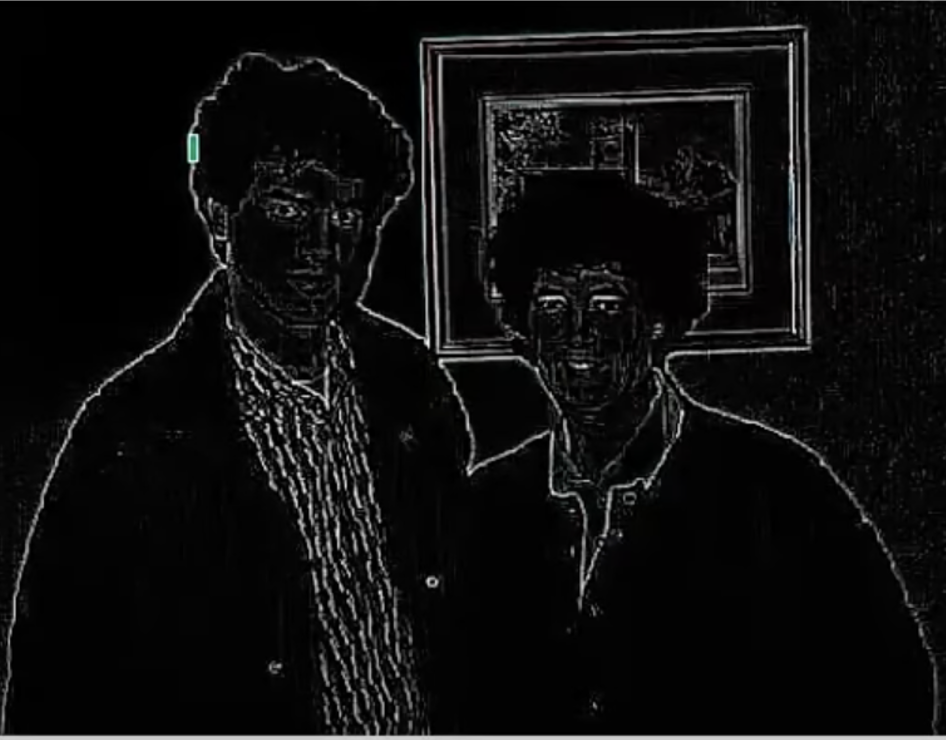
#> input picture notebooks/data/images/dilation_example.png, 946 x 740 px
$ jupyter execute 5_1_2_real_time_dilation_example.ipynb
#> lines starting #> are read from the running program, lines starting #| are printed output that depends on the picture; after the words box and inside, x2 and y2 are one past the last pixel; in counts of white or black regions, pixels touching at a corner belong together
[cell 1]
import os
import cv2
import numpy as np
import matplotlib.pyplot as plt

# ----------------------------
# Mathematical Explanation and Theory:
# ----------------------------

# Step 1: Load the original color image
# Image Path - This defines the path where the image is stored, either from local directories or external files
# We use OpenCV's imread() function to load the image and check if it exists.
# If the image does not exist, a FileNotFoundError is raised.
# OpenCV loads the image in BGR format by default (not RGB).

# Step 2: Convert the image to grayscale
# Grayscale conversion simplifies the image and reduces it to a single intensity channel.
# In a grayscale image, each pixel represents the brightness of the corresponding pixel in the original image.
# The color image is transformed to grayscale using the function cv2.cvtColor() with the COLOR_BGR2GRAY flag.
# This is a prerequisite for binary thresholding and morphological operations, which work more effectively on single-channel images.

# Step 2: Thresholding to create a binary image
# Thresholding is a simple image segmentation technique that converts the grayscale image into a binary image:
# - Pixel intensity greater than 127 is converted to 255 (white).
# - Pixel intensity less than or equal to 127 is converted to 0 (black).
# This binary image is useful for morphological operations like dilation or erosion, which are typically performed on binary images.

# Step 2: Define Structuring Elements
# A structuring element is a binary matrix used to probe the image in morphological operations.
# The choice of structuring element affects the operation's result (e.g., dilation or erosion).
# Common structuring elements include:
# - Horizontal kernel: A kernel used to focus on horizontal features.
# - Vertical kernel: A kernel used to focus on vertical features.
# - Cross kernel: A cross-shaped kernel that combines both horizontal and vertical features.

# Step 3: Apply Dilation (or Erosion) with the Structuring Elements
# Dilation is a morphological operation that enlarges white regions (foreground objects) in a binary image.
# It works by applying the structuring element to the image, expanding the boundaries of foreground objects.
# - The operation replaces a pixel with the maximum value in the neighborhood defined by the structuring element.
# Mathematically, dilation is represented as:
#   A ⊕ B = { z | (B)_z ∩ A ≠ ∅ }
#   Where:
#     - A is the input binary image,
#     - B is the structuring element,
#     - (B)_z is the structuring element centered at location z,
#     - The result is the set of points z where the structuring element overlaps with the image A.

# The dilation operation is applied with three different structuring elements (horizontal, vertical, cross),
# each affecting the image in different ways, depending on the type of features we wish to enhance or emphasize.

# Step 4: Visualization
# In this step, we use Matplotlib to visualize different stages of the image processing pipeline.
# The visualizations help to understand the transformations applied to the image at each stage:
# - The original image (in color).
# - The binary image after thresholding.
# - The structuring elements (horizontal, vertical, cross) used for dilation.
# - The results of dilation with each of the structuring elements.
# This step is essential to visualize how each morphological operation impacts the image.

# ----------------------------

# Load the original color image
image_path = os.path.join(os.getcwd(), 'data', 'images', 'dilation_example.png')
#image_path = os.path.join(os.getcwd(), 'data', 'images', 'color_original.jpg')
#image_path = os.path.join(os.getcwd(), 'data', 'images', 'lena_color.jpg')  # Replace with your image path
#image_path = os.path.join(os.getcwd(), 'data', 'images', 'roses.jpg')

# Check if the image exists and load it using OpenCV
image = cv2.imread(image_path)
#> image is the input picture: shape (740, 946, 3); mean B, G, R 14.6, 14.5, 14.6
if image is None:
    raise FileNotFoundError(f"Image not found at path: {image_path}")

# Convert the image to grayscale
gray_image = cv2.cvtColor(image, cv2.COLOR_BGR2GRAY)

# Threshold the grayscale image to create a binary version
_, T_binary = cv2.threshold(gray_image, 127, 255, cv2.THRESH_BINARY)
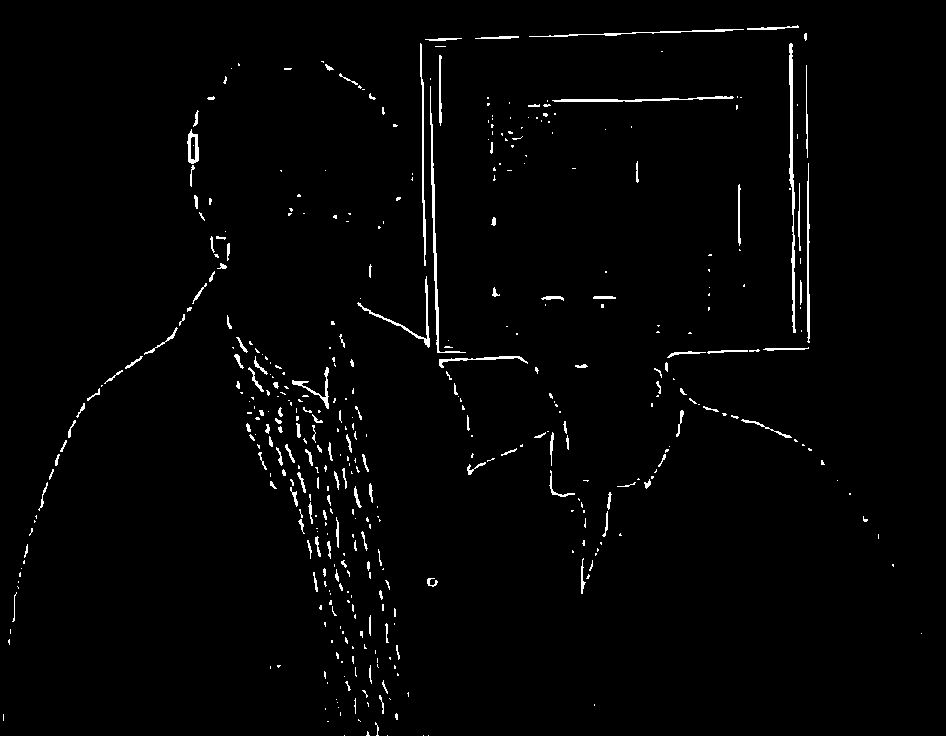
#> T_binary: shape (740, 946); 2.3% white; 431 white regions (286 under 20 px), largest, box (x1, y1, x2, y2) and area: (0, 722, 946, 740) 3821, (789, 43, 796, 333) 853, (430, 86, 466, 353) 706

# Define Structuring Elements
# Horizontal Structuring Element
horizontal_kernel = np.array([[1, 1]], dtype=np.uint8)

# Vertical Structuring Element
vertical_kernel = np.array([[1], [1]], dtype=np.uint8)

# Cross Structuring Element
cross_kernel = np.array([[0, 1, 0], [1, 1, 1], [0, 1, 0]], dtype=np.uint8)

# Apply Dilation with the Structuring Elements
dilated_horizontal = cv2.dilate(T_binary, horizontal_kernel, iterations=1)
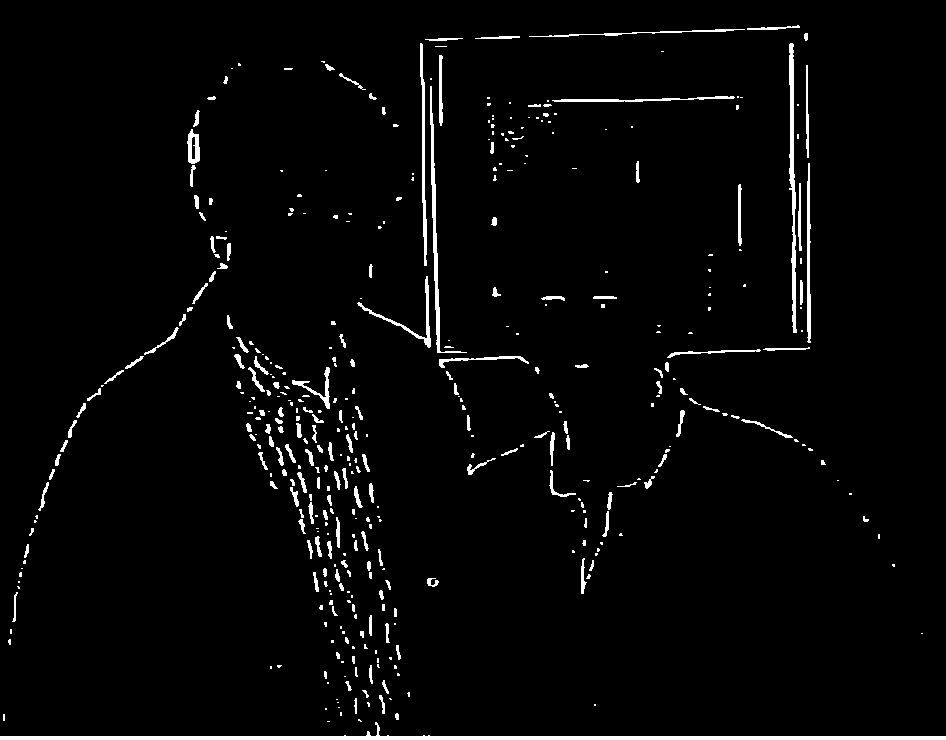
#> dilated_horizontal: shape (740, 946); 2.9% white; 421 white regions (240 under 20 px), largest, box (x1, y1, x2, y2) and area: (0, 722, 946, 740) 3844, (789, 43, 797, 333) 1149, (430, 86, 467, 353) 974
dilated_vertical = cv2.dilate(T_binary, vertical_kernel, iterations=1)
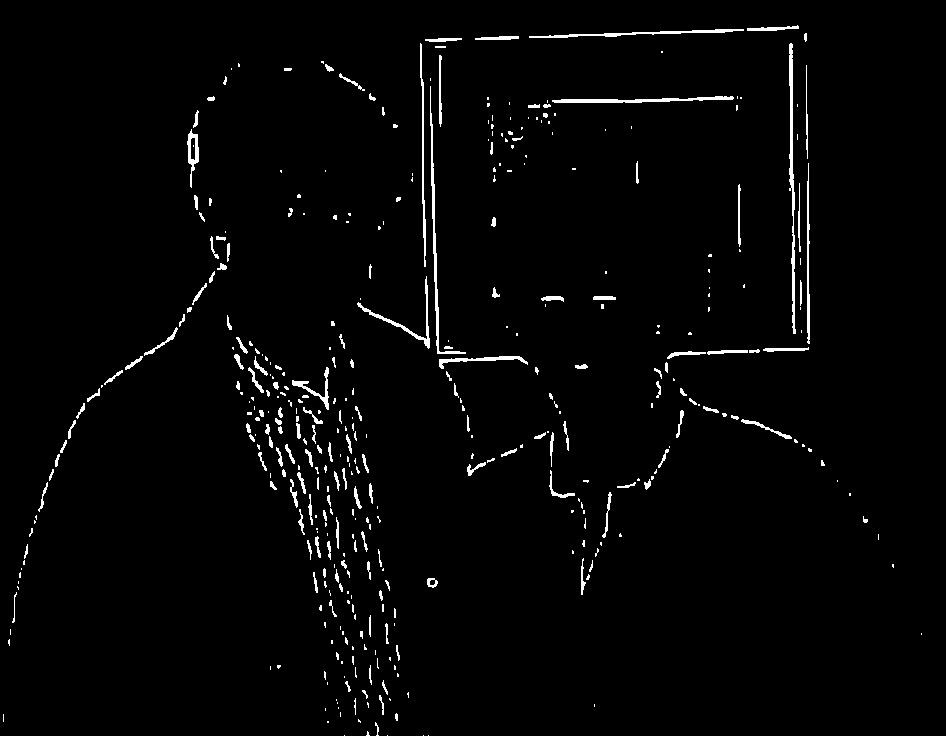
#> dilated_vertical: shape (740, 946); 2.7% white; 406 white regions (236 under 20 px), largest, box (x1, y1, x2, y2) and area: (0, 722, 946, 740) 3824, (789, 43, 796, 334) 884, (430, 86, 466, 354) 745
dilated_cross = cv2.dilate(T_binary, cross_kernel, iterations=1)
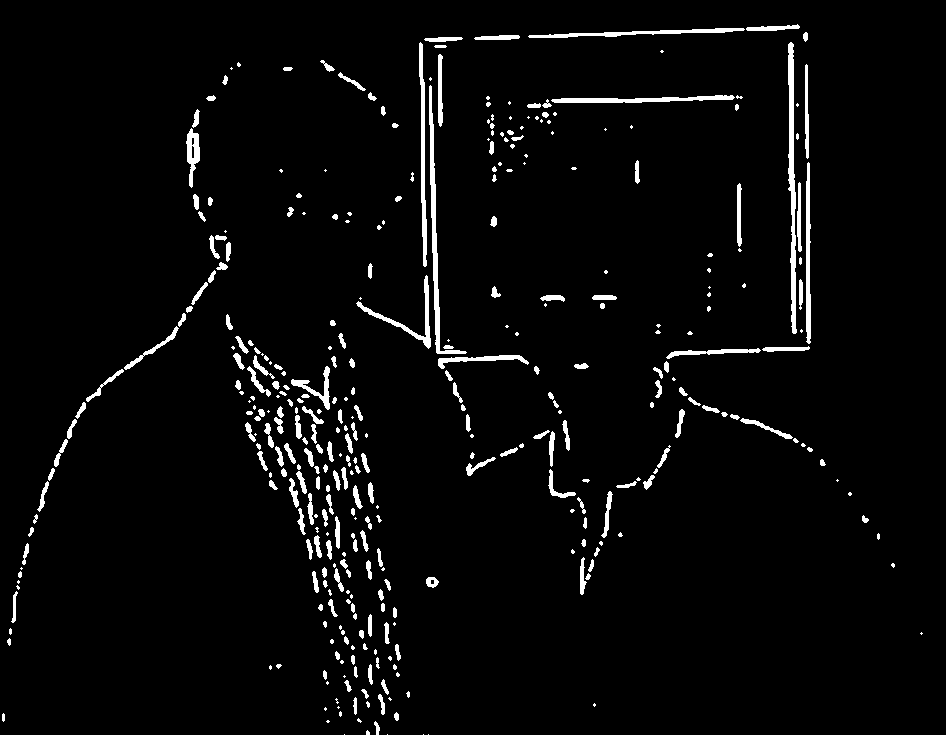
#> dilated_cross: shape (740, 946); 4.2% white; 369 white regions (140 under 20 px), largest, box (x1, y1, x2, y2) and area: (0, 721, 946, 740) 4797, (788, 42, 797, 334) 1448, (429, 85, 467, 354) 1295

# Visualization of results using Matplotlib
plt.figure(figsize=(12, 14))  # Adjusted size to accommodate 4 rows

# First row - Color Input Image and Grayscale (Binary) Image
plt.subplot(4, 2, 1)
plt.title("Color Input Image")
plt.imshow(cv2.cvtColor(image, cv2.COLOR_BGR2RGB))  # Convert to RGB for correct display in Matplotlib
plt.axis('off')

plt.subplot(4, 2, 2)
plt.title("Grayscale (Binary) Image")
plt.imshow(T_binary, cmap='gray')
plt.axis('off')

# Second row - Horizontal Structuring Element and Dilated Image with Horizontal Kernel
plt.subplot(4, 2, 3)
plt.title("Horizontal Structuring Element")
plt.imshow(horizontal_kernel, cmap='gray')
plt.axis('off')

plt.subplot(4, 2, 4)
plt.title("Dilated with Horizontal Kernel")
plt.imshow(dilated_horizontal, cmap='gray')
plt.axis('off')

# Third row - Vertical Structuring Element and Dilated Image with Vertical Kernel
plt.subplot(4, 2, 5)
plt.title("Vertical Structuring Element")
plt.imshow(vertical_kernel, cmap='gray')
plt.axis('off')

plt.subplot(4, 2, 6)
plt.title("Dilated with Vertical Kernel")
plt.imshow(dilated_vertical, cmap='gray')
plt.axis('off')

# Fourth row - Cross Structuring Element and Dilated Image with Cross Kernel
plt.subplot(4, 2, 7)
plt.title("Structuring Element (Cross)")
plt.imshow(cross_kernel, cmap='gray')
plt.axis('off')

plt.subplot(4, 2, 8)
plt.title("Dilation (Cross Kernel)")
plt.imshow(dilated_cross, cmap='gray')
plt.axis('off')

# Adjust layout to prevent overlap of images and titles
plt.tight_layout()
plt.show()
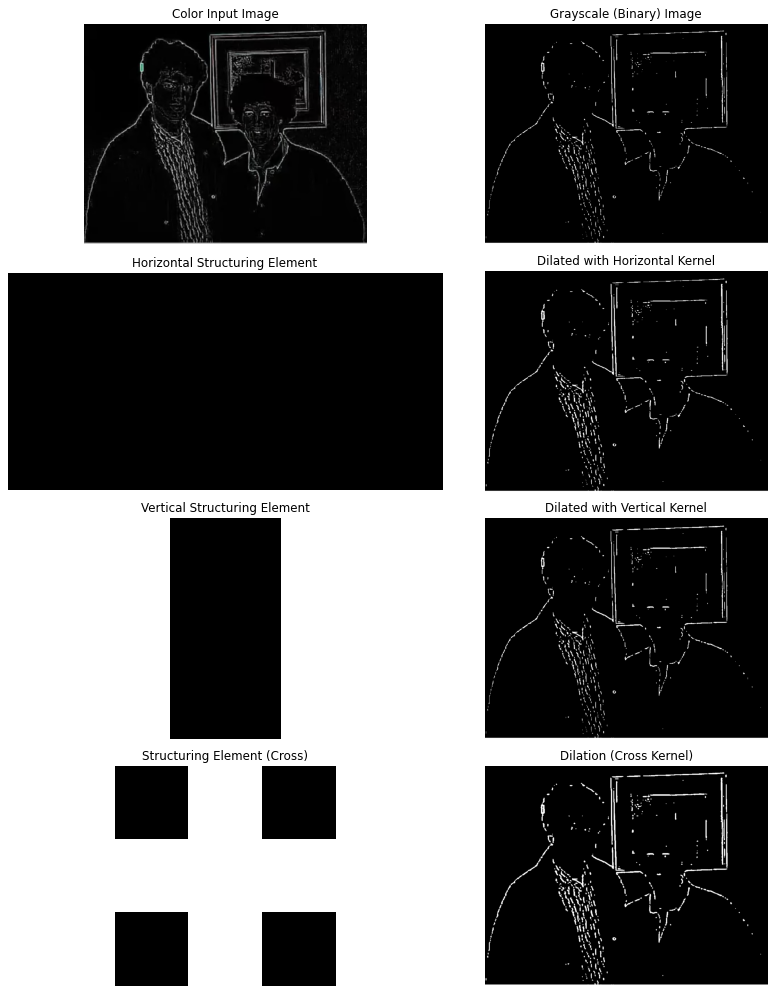
#> figure drawn by matplotlib, 8 panels
